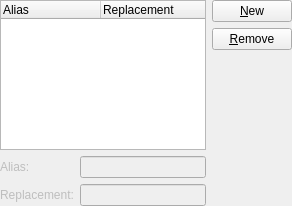
<?xml version="1.0" encoding="UTF-8"?>
<ui version="4.0">
 <class>Alias_ConfigUI</class>
 <widget class="QWidget" name="Alias_ConfigUI">
  <property name="geometry">
   <rect>
    <x>0</x>
    <y>0</y>
    <width>292</width>
    <height>206</height>
   </rect>
  </property>
  <layout class="QGridLayout" name="gridLayout">
   <property name="margin">
    <number>0</number>
   </property>
   <item row="0" column="0">
    <widget class="QTreeWidget" name="aliasListView">
     <property name="acceptDrops">
      <bool>true</bool>
     </property>
     <property name="dragEnabled">
      <bool>true</bool>
     </property>
     <property name="dragDropMode">
      <enum>QAbstractItemView::InternalMove</enum>
     </property>
     <property name="rootIsDecorated">
      <bool>false</bool>
     </property>
     <property name="allColumnsShowFocus">
      <bool>true</bool>
     </property>
     <column>
      <property name="text">
       <string>Alias</string>
      </property>
     </column>
     <column>
      <property name="text">
       <string>Replacement</string>
      </property>
     </column>
    </widget>
   </item>
   <item row="0" column="1" rowspan="2">
    <layout class="QVBoxLayout">
     <item>
      <widget class="QPushButton" name="newButton">
       <property name="text">
        <string>&amp;New</string>
       </property>
      </widget>
     </item>
     <item>
      <widget class="QPushButton" name="removeButton">
       <property name="text">
        <string>&amp;Remove</string>
       </property>
      </widget>
     </item>
     <item>
      <spacer name="spacer18">
       <property name="orientation">
        <enum>Qt::Vertical</enum>
       </property>
       <property name="sizeType">
        <enum>QSizePolicy::Expanding</enum>
       </property>
       <property name="sizeHint" stdset="0">
        <size>
         <width>20</width>
         <height>350</height>
        </size>
       </property>
      </spacer>
     </item>
    </layout>
   </item>
   <item row="1" column="0">
    <layout class="QFormLayout" name="formLayout">
     <item row="0" column="0">
      <widget class="QLabel" name="aliasLabel">
       <property name="enabled">
        <bool>false</bool>
       </property>
       <property name="text">
        <string>Alias:</string>
       </property>
       <property name="wordWrap">
        <bool>false</bool>
       </property>
      </widget>
     </item>
     <item row="0" column="1">
      <widget class="KLineEdit" name="aliasInput">
       <property name="enabled">
        <bool>false</bool>
       </property>
      </widget>
     </item>
     <item row="1" column="0">
      <widget class="QLabel" name="replacementLabel">
       <property name="enabled">
        <bool>false</bool>
       </property>
       <property name="text">
        <string>Replacement:</string>
       </property>
       <property name="wordWrap">
        <bool>false</bool>
       </property>
      </widget>
     </item>
     <item row="1" column="1">
      <widget class="KLineEdit" name="replacementInput">
       <property name="enabled">
        <bool>false</bool>
       </property>
      </widget>
     </item>
    </layout>
   </item>
  </layout>
 </widget>
 <layoutdefault spacing="6" margin="11"/>
 <layoutfunction spacing="KDialog::spacingHint" margin="KDialog::marginHint"/>
 <customwidgets>
  <customwidget>
   <class>KLineEdit</class>
   <extends>QLineEdit</extends>
   <header>klineedit.h</header>
  </customwidget>
 </customwidgets>
 <tabstops>
  <tabstop>aliasListView</tabstop>
  <tabstop>aliasInput</tabstop>
  <tabstop>replacementInput</tabstop>
  <tabstop>newButton</tabstop>
  <tabstop>removeButton</tabstop>
 </tabstops>
 <includes>
  <include location="local">kdialog.h</include><!-- KF5 port: KDialog hack -->
  <include location="local">klineedit.h</include>
 </includes>
 <resources/>
 <connections/>
</ui>
